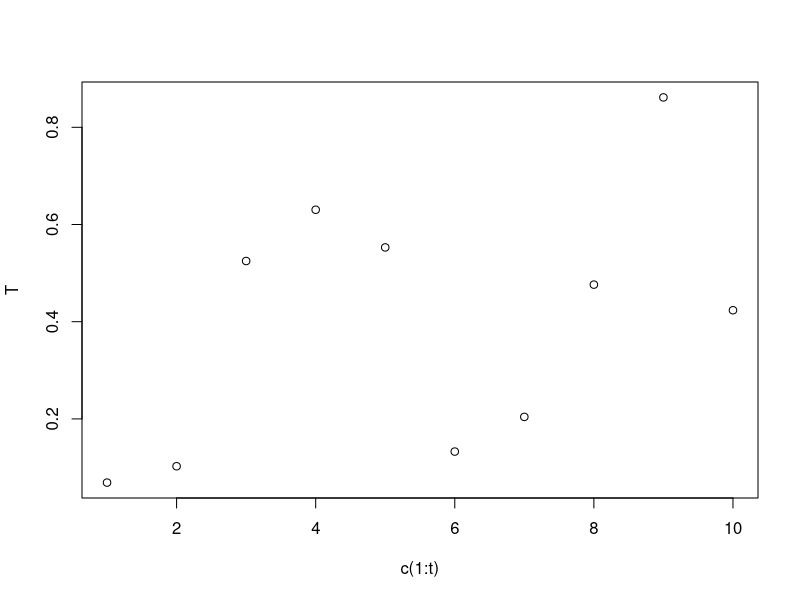
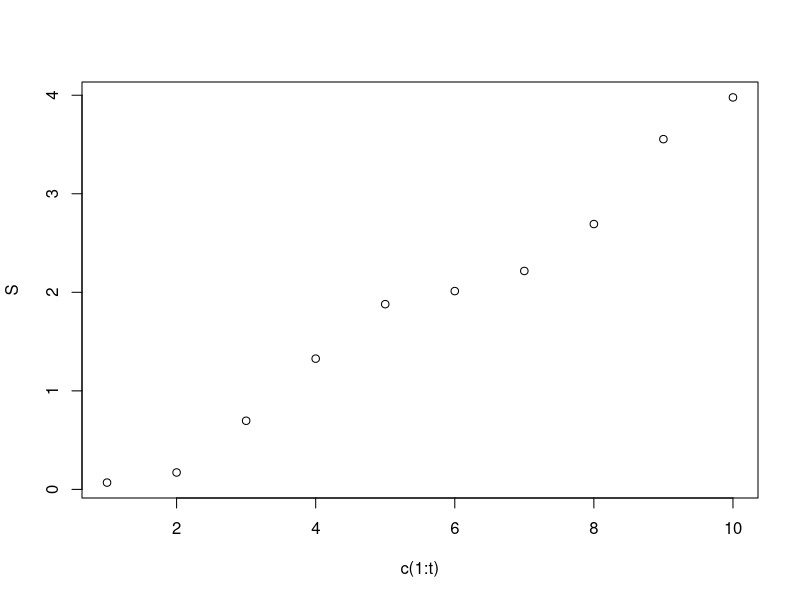
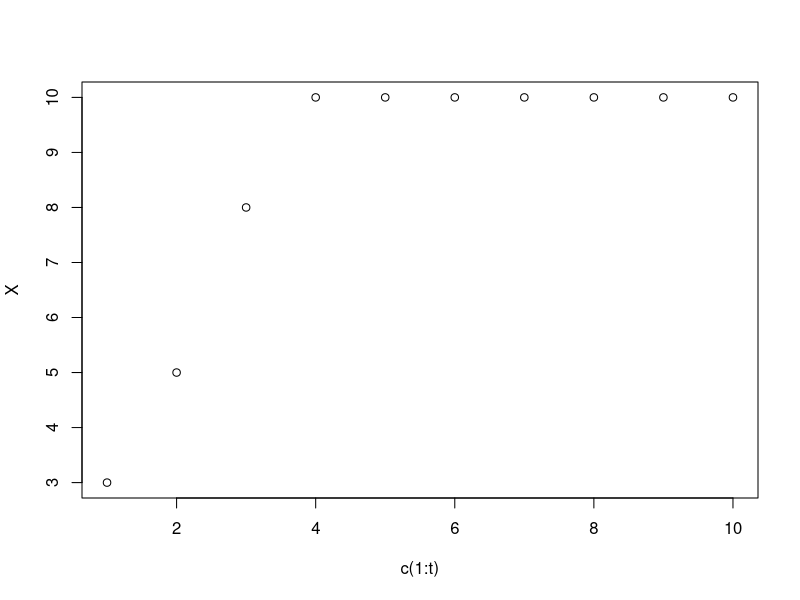
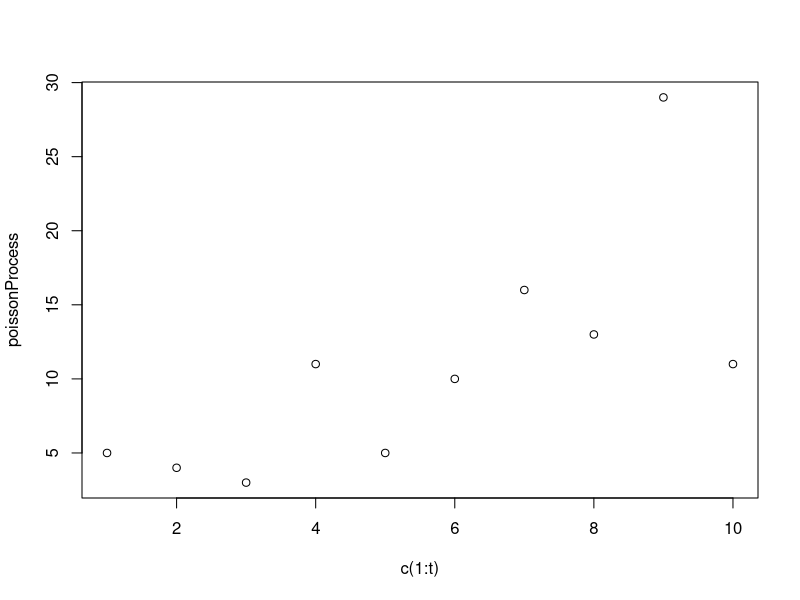

Reproduce these figures in R, in order.
#Method 1:
#This algorithm exploits the fact that interarrival times are exponentially distributed. 
#We simulate the arrival times until the maximum time horizon is achieved.

# 2 methods for simulating poisson process
# https://www.r-bloggers.com/%F0%9F%93%88-simulating-poisson-process-part-1/

#link inter- arrival, arrival, and number of arrivals at time
# https://towardsdatascience.com/the-poisson-process-everything-you-need-to-know-322aa0ab9e9a

lambdaExp = 2
t=10
T = c(rep(0, t)) # inter-arrival time - exponential distributed
for (i in c(1:t)){
    T[i] = rexp(1, rate = lambdaExp) #sample for exponential dist
}
plot(c(1:t), T)

S = c(rep(0, t)) # arrival times - gamma distributed
S[1] = T[1]
for (i in c(2:t)){
    S[i]= S[i-1] + T[i]
}
plot(c(1:t), S)

X = c(rep(0,t)) # number of arrivals up to time t - poisson process distributed (lambda*t)
for (i in c(1:t)){
    for (j in c(1:t)) {
        if ( S[i] < j ) {
            X[j] = X[j] + 1
        }
    }
}
plot(c(1:t), X)

###########################
#Method 2
#This method simulates the number of jumps by Possion random variable 
#with the rate equals to the product of the time horizon and the process’s rate. 
#Then, to calculate arrival times, random variables with uniform distribution 
#are generated and ordered after

poissonProcess = c(rep(0,t))
rates = c(rep(0,t))
for ( i in c(1:t)) {
    rate = lambdaExp*i
    poissonProcess[i] = rpois(1, rate)
    rates[i]=rate
}
poissonProcess
rate

jumpsNumber = c(rep(0,t))
jumpsNumber[1]=poissonProcess[1]
for ( i in c(2:t)){
    jumpsNumber[i] = jumpsNumber[i-1]+poissonProcess[i]
}
jumpsNumber
plot(c(1:t), poissonProcess)